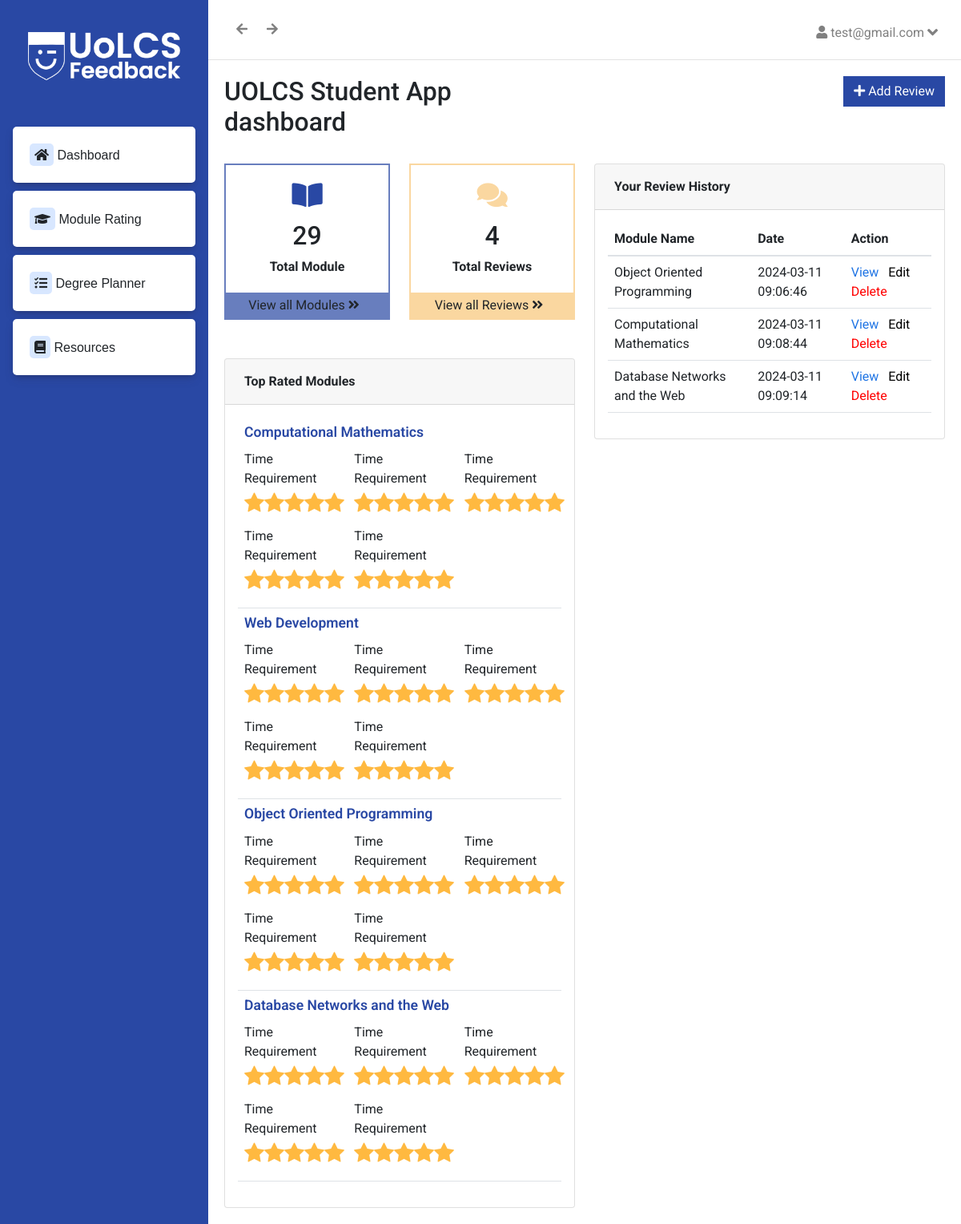
Screenshot of /main (signed in) with the database file from the repository.
### app/models.py (models this page shows, shortened)
class User(UserMixin, db.Model):
	id = db.Column(db.Integer, primary_key=True)
	email = db.Column(db.String(500), unique=True, index=True)
	password = db.Column(db.String(500))
	name = db.Column(db.String(500))
	reviews = db.relationship('Rating', backref='user')
	usermodules = db.relationship('UserModule', backref='user', lazy='dynamic')

class Module(db.Model):
	code = db.Column(db.String(20), primary_key=True)
	name = db.Column(db.String(100))
	professor = db.Column(db.String(100))
	year = db.Column(db.Integer)
	level = db.Column(db.String(5))
	moduleDescription = db.Column(db.Text)
	assessment = db.Column(db.Text)
	ratings = db.relationship('Rating', backref='module')
	userNotes = db.relationship('UserNotes', backref='module')
	usermodules = db.relationship('UserModule', backref='module', lazy='dynamic')

class Rating(db.Model):
	id = db.Column(db.Integer, primary_key=True)
	userId = db.Column(db.Integer, ForeignKey(User.__tablename__ + '.id'), nullable=False)
	moduleCode = db.Column(db.Integer, ForeignKey(Module.__tablename__ + '.code'), nullable=False)
	time = db.Column(db.Integer)
	midterm = db.Column(db.Integer)
	final = db.Column(db.Integer)
	lectures = db.Column(db.Integer)
	usefulness = db.Column(db.Integer)
	pros = db.Column(db.Text)
	cons = db.Column(db.Text)
	helpful = db.Column(db.Integer, default= 0)
	nothelpful = db.Column(db.Integer, default= 0)
	created_on = db.Column(db.DateTime, server_default=db.func.now())

### app/blueprints/main/routes.py (the view)
@bp.route('/main')
@login_required
def main():
	mods = Module.query.all()
	userId = current_user.id
	allReviews = Rating.query.all()
	myreviews = Rating.query.filter_by(userId=userId)
	modules = []
	for mod in mods:
		ratings = getRating(mod.ratings)
		overallAvg = (ratings['time']['count'] + ratings['midterm']['count'] + ratings['final']['count'] + ratings['lecture']['count']  + ratings['usefulness']['count'])/5
		if(ratings['time']['count'] != 0):
			modules.append({'module' : mod, 'rating' : ratings, 'overallAvg' : overallAvg})
	newlist = sorted(modules, key=itemgetter('overallAvg'), reverse=True)
	return render_template('main/dashboard.html', allmodules = mods ,modules = newlist, myreviews = myreviews, allReviews = allReviews)

### app/blueprints/main/routes.py (called while the page is built)
def getRating(rating):
	timeTotal = 0
	midtermTotal = 0
	finalTotal = 0
	lecturesTotal = 0
	usefulnessTotal = 0
	count = 0
	for rat in rating:
		timeTotal = timeTotal + rat.time
		midtermTotal = midtermTotal + rat.midterm
		finalTotal = finalTotal + rat.final
		lecturesTotal = lecturesTotal + rat.lectures
		usefulnessTotal = usefulnessTotal + rat.usefulness
		count = count + 1
	if(count == 0):
		return {"time" : {'count': 0, 'avg' : 0}, "midterm" : {'count': 0, 'avg' : 0}, "final" : {'count': 0, 'avg' : 0}, "lecture" : {'count': 0, 'avg' : 0}, "usefulness" : {'count': 0, 'avg' : 0}}
	else:
		return {"time" : {'count': count, 'avg' : timeTotal/count}, "midterm" : {'count': count, 'avg' : midtermTotal/count}, "final" : {'count': count, 'avg' : finalTotal/count}, "lecture" : {'count': count, 'avg' : lecturesTotal/count}, "usefulness" : {'count': count, 'avg' : usefulnessTotal/count}}

### app/models.py (called while the page is built)
@login.user_loader
def load_user(id):
	return User.query.get(id)

### app/templates/main/dashboard.html (shortened to what this page needs)
{% extends 'main/base.html' %}
{% block main %}
<div class="row">
    <div class="col-md-6">
        <h2>UOLCS Student App dashboard</h2>
    </div>
    <div class="col-md-6 text-end">
        <a class="btn btn-primary" href="/modules"><i class="fa fa-plus" aria-hidden="true"></i> Add Review </a>
    </div>
</div>
<div class="content-wrapper mt-4">
    <div class="row">
        <div class="col-md-6">
            <div class="row">
                <div class="col-md-6">
                    <div class="my-card">
                        <div class="my-card-content">
                            <i class="fas fa-book-open"></i>
                            <h2>{{allmodules|length}}</h2>
                            <p>Total Module</p>
                        </div>
                        <div class="my-card-footer">
                            <a href="/modules" class="link">
                                View all Modules
                                <i class="fa fa-angle-double-right" aria-hidden="true"></i>
                            </a>
                        </div>
                    </div>
                </div>
                <div class="col-md-6">
                    <div class="my-card reviews-card">
                        <div class="my-card-content">
                            <i class="fa fa-comments" aria-hidden="true"></i>
                            <h2>{{allReviews | length}}</h2>
                            <p>Total Reviews</p>
                        </div>
                        <div class="my-card-footer">
                            <a href="/modules" class="link">
                                View all Reviews
                                <i class="fa fa-angle-double-right" aria-hidden="true"></i>
                            </a>
                        </div>
                    </div>
                </div>
                <div class="col-md-12 mt-5">
                    <div class="card spur-card">
                        <div class="card-header">
                            <div class="spur-card-title">Top Rated Modules</div>
                        </div>
                        <div class="card-body ">
                            <table class="table table-hover table-in-card noHover" id="usersTable">
                                <tbody>
                                    {% for item in modules %}
                                    <tr>
                                        <td>
                                            <h3 class="module-name">{{item.module.name}}</h3>
                                            <div class="ratings">
                                                <div class="row">
                                                    <div class="col-md-4 my-2">
                                                        <span class="rating-title">Time Requirement</span>
                                                        <span class="stars" style="display: inline-block;"> {{item.rating.time.avg}}</span>
                                                    </div>
                                                    <div class="col-md-4 my-2">
                                                        <span class="rating-title">Time Requirement</span>
                                                        <span class="stars" style="display: inline-block;"> {{item.rating.midterm.avg}}</span>
                                                    </div>
                                                    <div class="col-md-4 my-2">
                                                        <span class="rating-title">Time Requirement</span>
                                                        <span class="stars" style="display: inline-block;"> {{item.rating.final.avg}}</span>
                                                    </div>
                                                    <div class="col-md-4 my-2">
                                                        <span class="rating-title">Time Requirement</span>
                                                        <span class="stars" style="display: inline-block;"> {{item.rating.lecture.avg}}</span>
                                                    </div>
                                                    <div class="col-md-4 my-2">
                                                        <span class="rating-title">Time Requirement</span>
                                                        <span class="stars" style="display: inline-block;"> {{item.rating.usefulness.avg}}</span>
                                                    </div>
                                                </div>
                                            </div>
                                        </td>
                                    </tr>
                                    {% endfor %}
                                </tbody>
                            </table>
                        </div>
                    </div>
                </div>
            </div>
        </div>
        <div class="col-md-6">
            <div class="card spur-card">
                    <div class="card-header">
                        <div class="spur-card-title">Your Review History</div>
                    </div>
                    <div class="card-body ">
                        <table class="table table-hover table-in-card" id="usersTable">
                            <thead>
                                <tr>
                                    <th scope="col">Module Name</th>
                                    <th scope="col">Date</th>
                                    <th scope="col">Action</th>
                                </tr>
                            </thead>
                            <tbody>
                                {% for item in myreviews %}
                                <tr>
                                    <td>{{item.module.name}}</td>
                                    <td>{{item.created_on}}</td>
                                    <td class="">
                                        <a class="link link-view" href="/module/{{item.module.code}}">View</a>
                                        <a class="link link-edit">Edit</a>
                                        <a class="link link-delete" data-bs-toggle="modal" data-bs-target="#myModal">Delete</a>
                                    </td>
                                </tr>
                                {% endfor %}
                            </tbody>
                        </table>
                    </div>
                </div>
            </div>
        </div>
    </div>
</div>
{% endblock %}

### app/templates/main/base.html (shortened to what this page needs)
<!DOCTYPE html>
<html lang="en">
<head>
	<link rel="stylesheet" href="https://cdnjs.cloudflare.com/ajax/libs/font-awesome/4.7.0/css/font-awesome.min.css">
	<link rel="stylesheet" href="https://cdnjs.cloudflare.com/ajax/libs/font-awesome/5.7.0/css/all.min.css" />
	<link href="https://cdn.jsdelivr.net/npm/bootstrap@5.1.3/dist/css/bootstrap.min.css" rel="stylesheet">
	<link rel="stylesheet" href="{{ url_for('static', filename='public/style.css') }}">
</head>
<body class="dashboard">
	<header class="dashboard-header">
		<a href="\main">
		<img src="{{ url_for('static', filename='assets/logo-white.png') }}" alt="Logo">
		</a>
		<br><br>
		<nav>
			<a href="/main" class="link"><i class="fas fa-home "></i> Dashboard</a>
			<a href="/modules" class="link"><i class="fas fa-graduation-cap"></i> Module Rating</a>
			<a href="/degree-planner" class="link"><i class="fas fa-tasks"></i> Degree Planner</a>
			<a href="/resources" class="link"><i class="fas fa-book"></i> Resources</a>
		</nav>
	</header>
	<main>
		<div class="top-bar">
			<div>
				<a onclick="history.back()">
					<i class="fa fa-arrow-left" aria-hidden="true"></i>
				</a>
				<a onclick="history.forward()">
					<i class="fa fa-arrow-right" aria-hidden="true"></i>
				</a>
				<div class="dropdown-container">
					<label for="openDropdown" class="dropdown">
						<i class="fas fa-user"></i>
						{{ current_user.email }}
					  	<i class="fa fa-angle-down"></i>
					</label>
				</div>
			</div>
		</div>
		<div class="dashboard-content">
			{% block main %}
			{% endblock %}
	</main>
</body>
</html>

### app/static/public/style.css (style rules this page uses)
* { box-sizing: border-box; margin: 0; }
html { scroll-behavior: smooth; }
:root { --color: rgb(41,72,164); }
body { margin: 0; display: grid; grid-template-rows: auto 1fr auto; min-height: 100vh; font-family: 'Roboto', sans-serif; }
header { font-family: 'Poppins', sans-serif; padding: 1rem; display: grid; align-items: center; grid-template-columns: 1fr auto 1fr; }
header nav { display: flex; gap: 1rem; }
header nav a { text-decoration: none; color: black; padding: 0.25rem 1rem; }
header img, footer img { height: 6rem; }
.dashboard-header { padding-top: 40px; background: var(--color); position: fixed; left: 0; width: 260px; height: 100%; align-items: start; display: block; }
.dashboard-header nav { display: block; }
.dashboard-header img { margin:auto; display:block; max-width: 100%; max-height: 60px; }
.dashboard-header nav a { width: 100%; background-color: white; display: block; padding: 21px; border-radius: 5px; margin: 10px 0px 10px 0px; box-shadow: rgba(50, 50, 93, 0.25) 0px 6px 12px -2px, rgba(0, 0, 0, 0.3) 0px 3px 7px -3px; }
.dashboard-header nav i { background-color: #D8E7FF; padding: 6px; border-radius: 5px; }
.dashboard main { margin-left: 260px; }
.top-bar { padding: 25px; border-bottom: 1px solid #e3e3e3; color: gray; }
.top-bar a { padding: 10px; }
.dropdown-container { float: right; }
.dropdown { padding: 4px; border-radius: 3px; justify-content: space-around; font-size: 1.0rem; cursor: pointer; }
.fa-angle-down { position: relative; top: 2px; font-size: 1.3rem; transition: transform 0.3s ease; }
.dashboard-content { padding: 20px; }
.btn-primary { color: #fff; background-color: #2948a4; border-color: #2948a4; border-radius: 0; }
.spur-card-title { padding: 0.5rem 0.5rem; font-weight: 700; }
.link, .link:hover { text-decoration: none; margin-right: 8px; cursor: pointer; color: unset; }
.link-view { color: rgb(31, 116, 228); }
.link-edit { color: black; }
.link-delete { color: red; }
.table-in-card th { border-bottom: 2px solid #dee2e6; }
.my-card { text-align: center; border: 2px solid #687EBE; }
.my-card-content { padding: 20px; }
.my-card-footer { background-color: #687EBE; padding: 4px; }
.my-card-content i { color: var(--color); font-size: 34px; margin-bottom: 15px; }
.my-card-content p { margin-bottom: 0px; font-weight: 700; }
.reviews-card { border: 2px solid #FAD7A0; }
.reviews-card .my-card-content i { color: #FAD7A0; }
.reviews-card .my-card-footer { background-color: #FAD7A0; }
.module-name { font-size: 1.1rem; font-weight: 600; color: #2948a4; }
.noHover { pointer-events: none; }
span.stars, span.stars span { display: block; background: url('/static/assets/star.svg') 0 0 repeat-x; width: 125px; height: 25px; background-size: 25px 25px; }
.table-in-card th, .table-in-card td { vertical-align: middle; }
.rating-title { margin-right: 8px; position: relative; bottom: 5px; }

### rows the page displays
User: email "test@gmail.com"
Module: module.name "Computational Mathematics"
Module: module.name "Web Development"
Module: module.name "Object Oriented Programming"
Module: module.name "Database Networks and the Web"
Rating: module.name "Object Oriented Programming", created_on "2024-03-11 09:06:46"
Rating: module.name "Computational Mathematics", created_on "2024-03-11 09:08:44"
Rating: module.name "Database Networks and the Web", created_on "2024-03-11 09:09:14"

### other values shown
{{ allmodules|length }} "29"
{{ allReviews | length }} "4"
